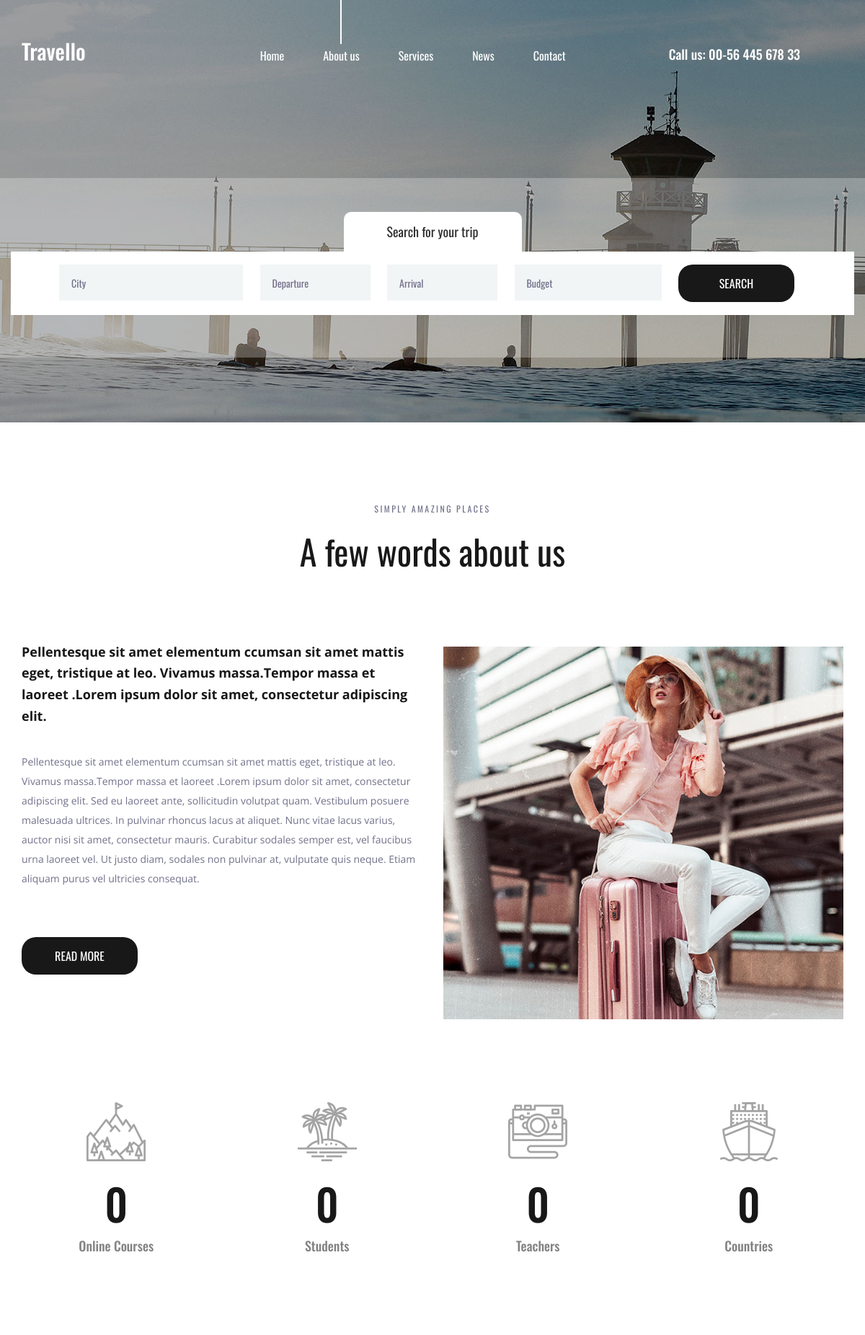
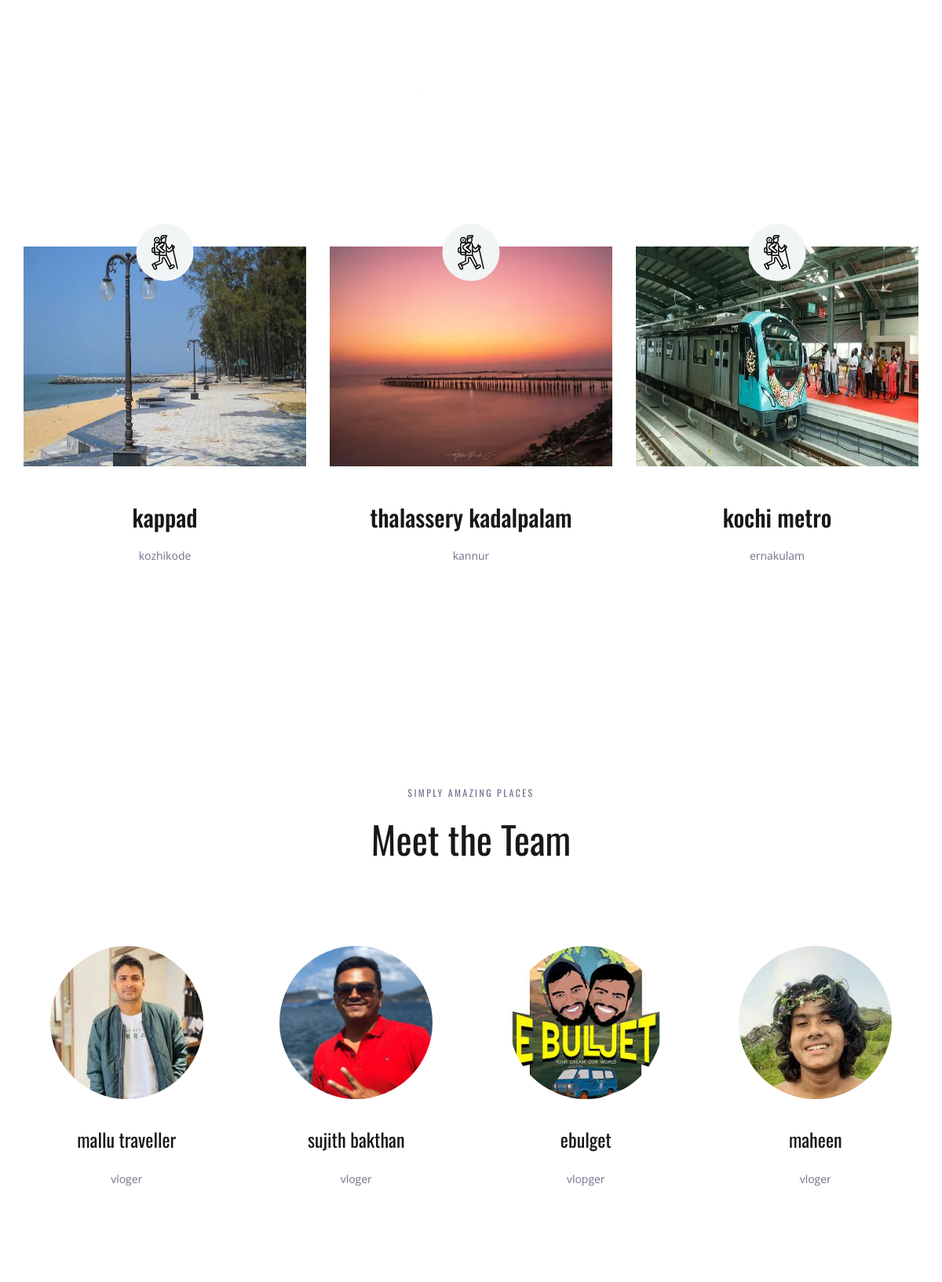
The page / (upper part) on the database its author committed (2 pictures, top to bottom).
### DemoApp/models.py (models this page shows, shortened)
class Place(models.Model):
    name=models.CharField(max_length=250)
    disc=models.TextField()
    image=models.ImageField(upload_to='place')

class Team(models.Model):
    team=models.CharField(max_length=250)
    desc=models.TextField()
    image=models.ImageField(upload_to='team')

### DemoApp/views.py (the view)
# urls.py: path('',views.home,name='home'),
def home(req):
    data=Place.objects.all()
    name=Team.objects.all()
    return render(req,'index.html',{'data':data,'name':name})

### templates/index.html (shortened to what this page needs)
{% load static %}
<!DOCTYPE html>
<html lang="en">
<head>
<link rel="stylesheet" type="text/css" href="{% static 'styles/bootstrap4/bootstrap.min.css' %}">
<link href="{% static 'plugins/font-awesome-4.7.0/css/font-awesome.min.css' %}" rel="stylesheet" type="text/css">
<link rel="stylesheet" type="text/css" href="{% static 'plugins/OwlCarousel2-2.2.1/owl.carousel.css' %}">
<link rel="stylesheet" type="text/css" href="{% static 'plugins/OwlCarousel2-2.2.1/owl.theme.default.css' %}">
<link rel="stylesheet" type="text/css" href="{% static 'plugins/OwlCarousel2-2.2.1/animate.css' %}">
<link rel="stylesheet" type="text/css" href="{% static 'styles/about.css' %}">
<link rel="stylesheet" type="text/css" href="{% static 'styles/about_responsive.css' %}">
<link rel="stylesheet" href="{% static 'styles/index.css' %}">
</head>
<body>
<div class="super_container">
	<header class="header">
		<div class="container">
			<div class="row">
				<div class="col">
					<div class="header_content d-flex flex-row align-items-center justify-content-start">
						<div class="header_content_inner d-flex flex-row align-items-end justify-content-start">
							<div class="logo"><a href="index.html">Travello</a></div>
							<nav class="main_nav">
								<ul class="d-flex flex-row align-items-start justify-content-start">
									<li><a href="index.html">Home</a></li>
									<li class="active"><a href="about.html">About us</a></li>
									<li><a href="#">Services</a></li>
									<li><a href="news.html">News</a></li>
									<li><a href="contact.html">Contact</a></li>
								</ul>
							</nav>
							<div class="header_phone ml-auto">Call us: 00-56 445 678 33</div>
						</div>
					</div>
				</div>
			</div>
		</div>
	</header>
	<div class="home">
		<div class="background_image" style="background-image:url( {% static 'images/about.jpg' %})"></div>
	</div>
	<div class="home_search">
		<div class="container">
			<div class="row">
				<div class="col">
					<div class="home_search_container">
						<div class="home_search_title">Search for your trip</div>
						<div class="home_search_content">
							<form action="#" class="home_search_form" id="home_search_form">
								<div class="d-flex flex-lg-row flex-column align-items-start justify-content-lg-between justify-content-start">
									<input type="text" class="search_input search_input_1" placeholder="City" required="required">
									<input type="text" class="search_input search_input_2" placeholder="Departure" required="required">
									<input type="text" class="search_input search_input_3" placeholder="Arrival" required="required">
									<input type="text" class="search_input search_input_4" placeholder="Budget" required="required">
									<button class="home_search_button">search</button>
								</div>
							</form>
						</div>
					</div>
				</div>
			</div>
		</div>
	</div>
	<div class="about">
		<div class="container">
			<div class="row">
				<div class="col text-center">
					<div class="section_subtitle">simply amazing places</div>
					<div class="section_title"><h2>A few words about us</h2></div>
				</div>
			</div>
			<div class="row about_row">
				<div class="col-lg-6">
					<div class="about_content">
						<div class="text_highlight">Pellentesque sit amet elementum ccumsan sit amet mattis eget, tristique at leo. Vivamus massa.Tempor massa et laoreet .Lorem ipsum dolor sit amet, consectetur adipiscing elit.</div>
						<div class="about_text">
							<p>Pellentesque sit amet elementum ccumsan sit amet mattis eget, tristique at leo. Vivamus massa.Tempor massa et laoreet .Lorem ipsum dolor sit amet, consectetur adipiscing elit. Sed eu laoreet ante, sollicitudin volutpat quam. Vestibulum posuere malesuada ultrices. In pulvinar rhoncus lacus at aliquet. Nunc vitae lacus varius, auctor nisi sit amet, consectetur mauris. Curabitur sodales semper est, vel faucibus urna laoreet vel. Ut justo diam, sodales non pulvinar at, vulputate quis neque. Etiam aliquam purus vel ultricies consequat.</p>
						</div>
						<div class="button about_button"><a href="#">read more</a></div>
					</div>
				</div>
				<div class="col-lg-6">
					<div class="about_image"><img src="{% static 'images/about_1.jpg' %}" alt=""></div>
				</div>
			</div>
		</div>
	</div>
	<div class="milestones">
		<div class="container">
			<div class="row">
				<div class="col-lg-3 milestone_col">
					<div class="milestone text-center">
						<div class="milestone_icon"><img src="{% static 'images/mountain.svg' %}" alt=""></div>
						<div class="milestone_counter" data-end-value="17">0</div>
						<div class="milestone_text">Online Courses</div>
					</div>
				</div>
				<div class="col-lg-3 milestone_col">
					<div class="milestone text-center">
						<div class="milestone_icon"><img src="{% static 'images/island.svg' %}" alt=""></div>
						<div class="milestone_counter" data-end-value="213">0</div>
						<div class="milestone_text">Students</div>
					</div>
				</div>
				<div class="col-lg-3 milestone_col">
					<div class="milestone text-center">
						<div class="milestone_icon"><img src="{% static 'images/camera.svg' %}" alt=""></div>
						<div class="milestone_counter" data-end-value="11923">0</div>
						<div class="milestone_text">Teachers</div>
					</div>
				</div>
				<div class="col-lg-3 milestone_col">
					<div class="milestone text-center">
						<div class="milestone_icon"><img src="{% static 'images/boat.svg' %}" alt=""></div>
						<div class="milestone_counter" data-end-value="15">0</div>
						<div class="milestone_text">Countries</div>
					</div>
				</div>
			</div>
		</div>
	</div>
	<div class="why">
		<div class="parallax_background parallax-window" data-parallax="scroll" data-image-src="{% static 'images/why.jpg' %}" 2data-speed="0.8"></div>
		<div class="container">
			<div class="row">
				<div class="col text-center">
					<div class="section_subtitle">simply amazing places</div>
					<div class="section_title"><h2>Why choose us?</h2></div>
				</div>
			</div>
			<div class="row why_row">
				{% for i in data %}
				<div class="col-lg-4 why_col">
					<div class="why_item">
						<div class="why_image">
							<img src="{{i.image.url}}" alt="">
							<div class="why_icon d-flex flex-column align-items-center justify-content-center">
								<img src="{% static 'images/why_3.svg' %}" alt="">
							</div>
						</div>
						<div class="why_content text-center">
							<div class="why_title">{{i.name}}</div>
							<div class="why_text">
								<p>{{i.disc}}</p>
							</div>
						</div>
					</div>
				</div>
				{% endfor %}
			</div>
		</div>
	</div>
	<div class="team">
		<div class="container">
			<div class="row">
				<div class="col text-center">
					<div class="section_subtitle">simply amazing places</div>
					<div class="section_title"><h2>Meet the Team</h2></div>
				</div>
			</div>
			<div class="row team_row">
				{% for i in name %}
				<div class="col-xl-3 col-md-6 team_col">
					<div class="team_item d-flex flex-column align-items-center justify-content-start text-center">
						<div class="team_image"><img src="{{i.image.url}}" alt=""></div>
						<div class="team_content">
							<div class="team_title"><a href="#">{{i.team}}</a></div>
							<div class="team_text">
								<p>{{i.desc}}</p>
							</div>
						</div>
					</div>
				</div>
				{% endfor %}
			</div>
		</div>
	</div>
</div>
</body>
</html>

### static/styles/index.css (style rules this page uses)
.why_image img { width: 380px; height: 280px; }

### rows shown on the page
Place: image (picture), name "kappad", disc "kozhikode"
Place: image (picture), name "thalassery kadalpalam", disc "kannur"
Place: image (picture), name "kochi metro", disc "ernakulam"
Team: image (picture), team "mallu traveller", desc "vloger"
Team: image (picture), team "sujith bakthan", desc "vloger"
Team: image (picture), team "ebulget", desc "vlopger"
Team: image (picture), team "maheen", desc "vloger"
